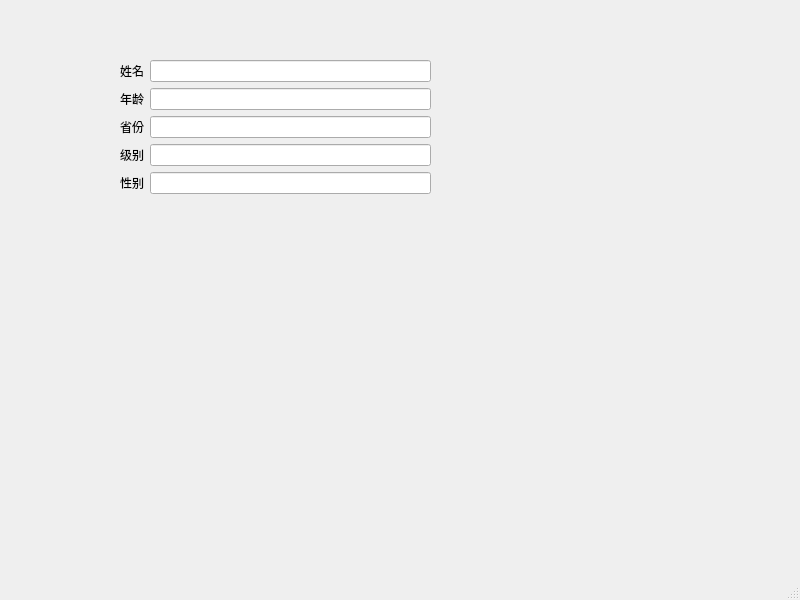
<?xml version="1.0" encoding="UTF-8"?>
<ui version="4.0">
 <class>MainWindow</class>
 <widget class="QMainWindow" name="MainWindow">
  <property name="geometry">
   <rect>
    <x>0</x>
    <y>0</y>
    <width>800</width>
    <height>600</height>
   </rect>
  </property>
  <property name="windowTitle">
   <string>MainWindow</string>
  </property>
  <widget class="QWidget" name="centralwidget">
   <widget class="QWidget" name="formLayoutWidget">
    <property name="geometry">
     <rect>
      <x>120</x>
      <y>60</y>
      <width>311</width>
      <height>141</height>
     </rect>
    </property>
    <layout class="QFormLayout" name="formLayout">
     <item row="0" column="0">
      <widget class="QLabel" name="label">
       <property name="text">
        <string>姓名</string>
       </property>
      </widget>
     </item>
     <item row="1" column="0">
      <widget class="QLabel" name="label_2">
       <property name="text">
        <string>年龄</string>
       </property>
      </widget>
     </item>
     <item row="2" column="0">
      <widget class="QLabel" name="label_3">
       <property name="text">
        <string>省份</string>
       </property>
      </widget>
     </item>
     <item row="4" column="0">
      <widget class="QLabel" name="label_4">
       <property name="text">
        <string>性别</string>
       </property>
      </widget>
     </item>
     <item row="0" column="1">
      <widget class="QLineEdit" name="lineEdit"/>
     </item>
     <item row="1" column="1">
      <widget class="QLineEdit" name="lineEdit_2"/>
     </item>
     <item row="4" column="1">
      <widget class="QLineEdit" name="lineEdit_4"/>
     </item>
     <item row="2" column="1">
      <widget class="QLineEdit" name="lineEdit_3"/>
     </item>
     <item row="3" column="0">
      <widget class="QLabel" name="label_5">
       <property name="text">
        <string>级别</string>
       </property>
      </widget>
     </item>
     <item row="3" column="1">
      <widget class="QLineEdit" name="lineEdit_5"/>
     </item>
    </layout>
   </widget>
  </widget>
  <widget class="QMenuBar" name="menubar">
   <property name="geometry">
    <rect>
     <x>0</x>
     <y>0</y>
     <width>800</width>
     <height>25</height>
    </rect>
   </property>
  </widget>
  <widget class="QStatusBar" name="statusbar"/>
 </widget>
 <resources/>
 <connections/>
</ui>
